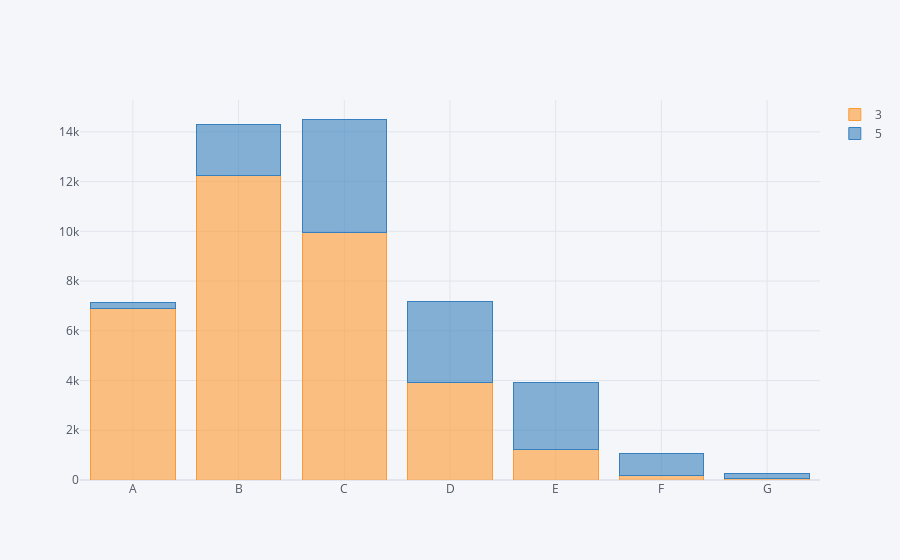

This figure's notebook cell:
### Code cell
df = common_df('대출기간')
df.iplot(kind='bar', barmode='stack')

### Figure 1 — Plotly figure (JSON) as saved in the notebook; plotly's stock layout.template omitted (floating-point values rounded to 4 significant figures)
{"data": [{"marker": {"color": "rgba(255, 153, 51, 0.6)", "line": {"color": "rgba(255, 153, 51, 1.0)", "width": 1}}, "name": "3", "orientation": "v", "text": "", "type": "bar", "x": ["A", "B", "C", "D", "E", "F", "G"], "y": [6911, 12260, 9956, 3920, 1220, 192, 44]}, {"marker": {"color": "rgba(55, 128, 191, 0.6)", "line": {"color": "rgba(55, 128, 191, 1.0)", "width": 1}}, "name": "5", "orientation": "v", "text": "", "type": "bar", "x": ["A", "B", "C", "D", "E", "F", "G"], "y": [221, 2039, 4561, 3271, 2682, 879, 204]}], "layout": {"barmode": "stack", "legend": {"bgcolor": "#F5F6F9", "font": {"color": "#4D5663"}, "traceorder": "normal"}, "paper_bgcolor": "#F5F6F9", "plot_bgcolor": "#F5F6F9", "title": {"font": {"color": "#4D5663"}}, "xaxis": {"gridcolor": "#E1E5ED", "showgrid": true, "tickfont": {"color": "#4D5663"}, "title": {"font": {"color": "#4D5663"}, "text": ""}, "zerolinecolor": "#E1E5ED"}, "yaxis": {"gridcolor": "#E1E5ED", "showgrid": true, "tickfont": {"color": "#4D5663"}, "title": {"font": {"color": "#4D5663"}, "text": ""}, "zerolinecolor": "#E1E5ED"}}}
